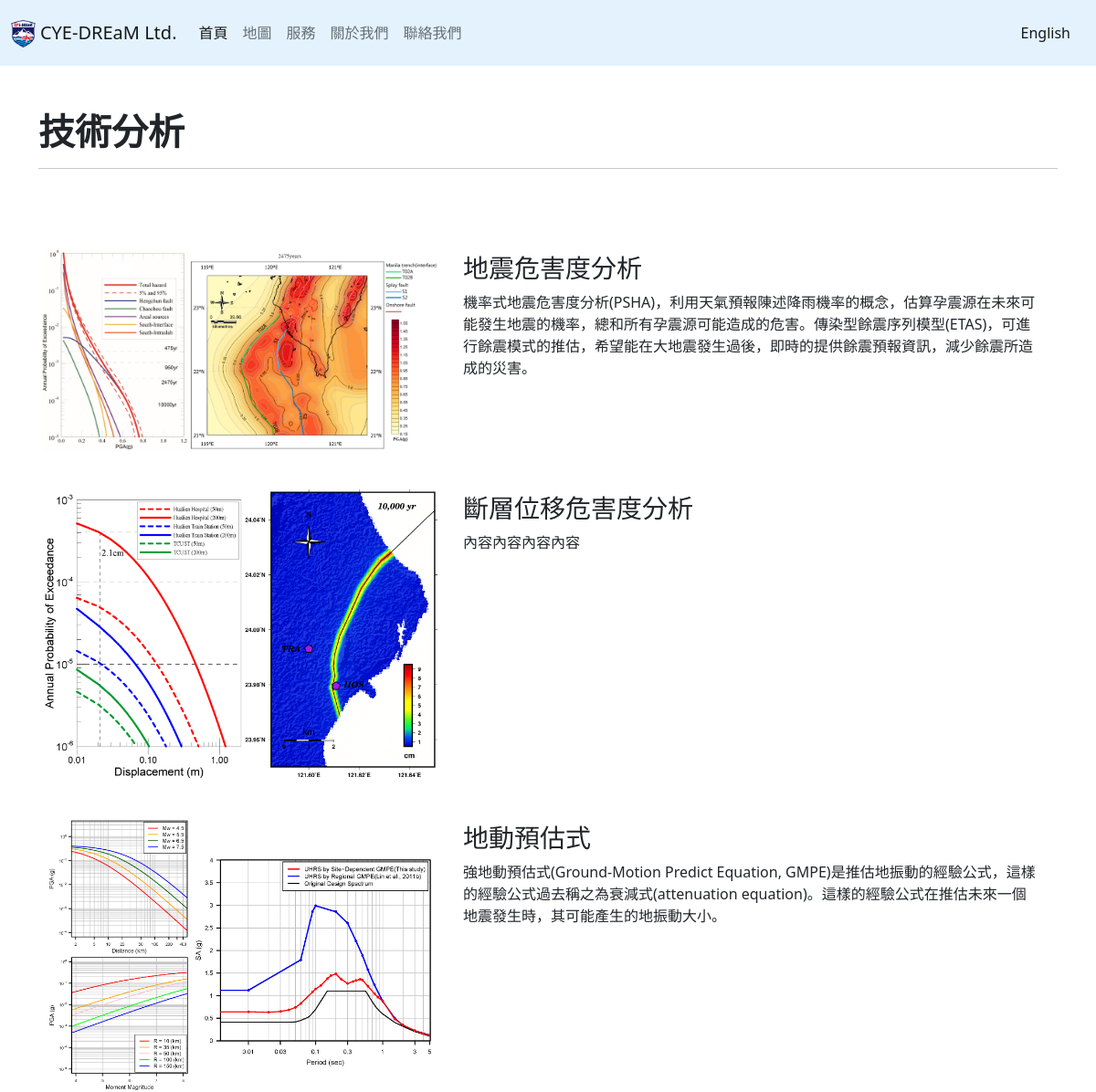
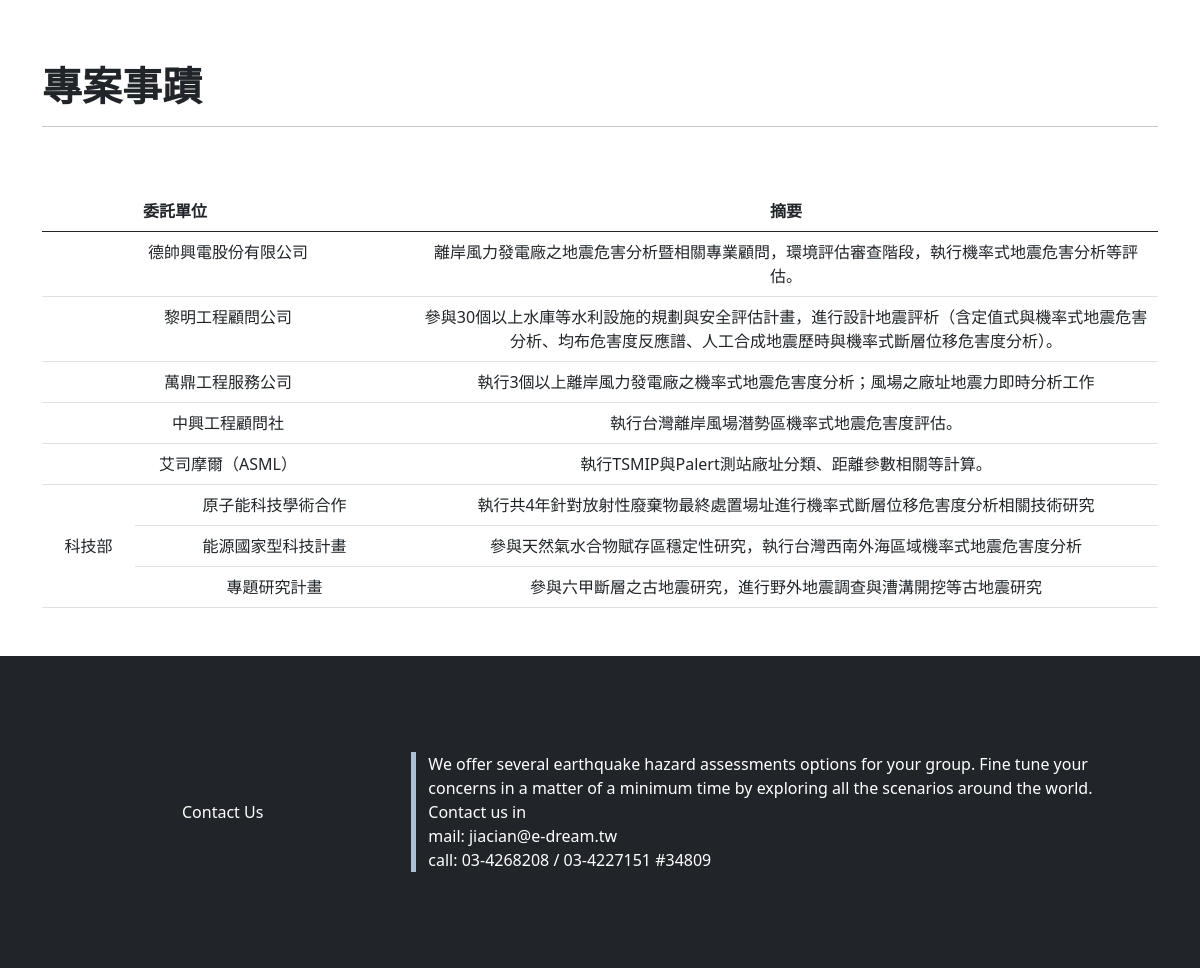
Screenshot of /Service/ with the database file from the repository (2 pictures, top to bottom).
### service/models.py (models this page shows, shortened)
class Service_Title(models.Model):
    name = models.CharField('公司名稱', max_length=50)
    logo= models.ImageField("公司logo",storage=OverwriteStorage(),upload_to='',blank=True)
    title1 = models.CharField('主題名稱1', max_length=50)
    title2 = models.CharField('主題名稱2', max_length=50)
    bottom_title=models.CharField('底部標題', max_length=20,blank=True)
    bottom_content=models.TextField('底部內容', max_length=300,blank=True)
    bottom_email=models.CharField('底部email', max_length=100,blank=True)
    bottom_phone=models.CharField('底部連絡電話', max_length=50,blank=True)

class Service(models.Model):
    title = models.CharField('標題', max_length=50)
    content=models.TextField("內容", max_length=200,blank=True)
    pic_url = models.ImageField("照片",storage=OverwriteStorage(),upload_to='Service/service_image',blank=True)

class Experience(models.Model):
    title = models.CharField('委託單位', max_length=50)
    content=models.TextField("摘要", max_length=500,blank=True)

class NSTC_project(models.Model):
    project=models.CharField('計畫', max_length=50)
    content=models.TextField("摘要", max_length=500,blank=True)

### service/views.py (the view)
# urls.py: path('', views.showService),
def showService(request):
    title=Service_Title.objects.all()
    service=Service.objects.all()
    experience=Experience.objects.all()
    NSTC=NSTC_project.objects.all()
    return render(request,"Service.html",{"service_title":title,"service_content":service,"experience_content":experience,"NSTC_project":NSTC})

### templates/Service.html (shortened to what this page needs)
{% load static %}
<!DOCTYPE html>
<html lang="en">
<head>
    <link href="https://cdn.jsdelivr.net/npm/bootstrap@5.0.2/dist/css/bootstrap.min.css" rel="stylesheet"
>
    <link rel="stylesheet" href="{% static 'css/HomePage.css' %}">
</head>
{% for Service in service_title %}
<body>
    <nav class="navbar navbar-expand-lg navbar-light" style='background-color: #e3f2fd;'>
        <div class="container-xxl">
            <a class="navbar-brand" href="..">
                <img src="../static/assets/{{ Service.logo }}" alt="" height="30"
                    class="d-inline-block align-text-top">
                {{ Service.name }}</a>
            <div class="collapse navbar-collapse" id="navbarSupportedContent">
                <ul class="navbar-nav me-auto mb-2 mb-lg-0">
                    <li class="nav-item">
                        <a class="nav-link active" aria-current="page" href="..">首頁</a>
                    </li>
                    <li class="nav-item">
                        <a class="nav-link" href="../MapPage">地圖</a>
                    </li>
                    <li class="nav-item">
                        <a class="nav-link" href="">服務</a>
                    </li>
                    <li class="nav-item">
                        <a class="nav-link" href="../AboutUs">關於我們</a>
                    </li>
                    <li class="nav-item">
                        <a class="nav-link" href="../Contact">聯絡我們</a>
                    </li>
                </ul>
                <span class="navbar-text">
                    <a class="nav-link" href="en">English</a>
                </span>
            </div>
        </div>
    </nav>
    <div class="container">
        <h1 class="display-6 fw-bold mt-5">{{Service.title1}}</h1>
        <hr>
        <br>
        <br>
        {% for service in service_content %}
            <div class="column mt-lg-1">
                <div class="row col-12 col-md-12 mt-1">
                    <div class="col-12 col-md-5 mt-1 p-3">
                        <img src="../static/assets/{{ service.pic_url }}" class="img-fluid" style="width:100%">
                    </div>
                    <div class="col-12 col-md-7 mt-4">
                        <h3>{{service.title}}</h3>
                        <p>{{service.content}}</p>
                    </div>
                </div>
            </div>
        {% endfor %}
        <h1 class="display-6 fw-bold mt-5">{{Service.title2}}</h1>
        <hr>
        <br>
        <br>
        <table class="table">
            <thead>
                <tr>
                    <th class="col-1"></th>
                    <th class="col-3">委託單位</th>
                    <th class="col-8 text-center">摘要</th>
                </tr>
            </thead>
            <tbody>
                {% for experience in experience_content %}
                    <tr>
                        <td colspan="2" class="text-center">{{experience.title}}</td>
                        <td class="text-center">{{experience.content}}</td>
                    </tr>
                {% endfor %}
                <td rowspan="4" class="align-middle text-center">科技部</td>
                {% for project in NSTC_project %}
                    <tr>
                        <td class="text-center">{{project.project}}</td>
                        <td class="text-center">{{project.content}}</td>
                    </tr>
                {% endfor %}
            </tbody>
        </table>
    </div>
    <footer class="bd-footer py-4 py-md-5 mt-5 bg-dark">
        <div class="container py-4 py-md-5 px-4 px-md-3">
            <div class="row align-items-center">
                <div class="text-center col-4 col-md-4" style="color:white">{{Service.bottom_title}}</div>
                <div class="text-left col-8 col-md-8" id="Contact" style="color:white">
                    {{Service.bottom_content}}<br>
                    mail: {{Service.bottom_email}}<br>
                    call: {{Service.bottom_phone}}
                </div>
            </div>
        </div>
    </footer>
</body>
{% endfor %}
</html>

### statics/css/HomePage.css (style rules this page uses)
.row #Contact { border-left: solid #ACC0D8 5px; }

### rows the page displays
Service_Title: logo (picture), name "CYE-DREaM Ltd.", title1 "技術分析", title2 "專案事蹟", bottom_title "Contact Us", bottom_content "We offer several earthquake hazard assessments options for your group. Fine tune your concerns in a matter of a minimum time by exploring all the scenarios around the world. Contact us in", bottom_email "jiacian@e-dream.tw", bottom_phone "03-4268208 / 03-4227151 #34809"
Service: pic_url (picture), title "地震危害度分析", content "機率式地震危害度分析(PSHA)，利用天氣預報陳述降雨機率的概念，估算孕震源在未來可能發生地震的機率，總和所有孕震源可能造成的危害。傳染型餘震序列模型(ETAS)，可進行餘震模式的推估，希望能在大地震發生過後，即時的提供餘震預報資訊，減少餘震所造成的災害。"
Service: pic_url (picture), title "斷層位移危害度分析", content "內容內容內容內容"
Service: pic_url (picture), title "地動預估式", content "強地動預估式(Ground-Motion Predict Equation, GMPE)是推估地振動的經驗公式，這樣的經驗公式過去稱之為衰減式(attenuation equation)。這樣的經驗公式在推估未來一個地震發生時，其可能產生的地振動大小。"
Experience: title "德帥興電股份有限公司", content "離岸風力發電廠之地震危害分析暨相關專業顧問，環境評估審查階段，執行機率式地震危害分析等評估。"
Experience: title "黎明工程顧問公司", content "參與30個以上水庫等水利設施的規劃與安全評估計畫，進行設計地震評析（含定值式與機率式地震危害分析、均布危害度反應譜、人工合成地震歷時與機率式斷層位移危害度分析）。"
Experience: title "萬鼎工程服務公司", content "執行3個以上離岸風力發電廠之機率式地震危害度分析；風場之廠址地震力即時分析工作"
Experience: title "中興工程顧問社", content "執行台灣離岸風場潛勢區機率式地震危害度評估。"
Experience: title "艾司摩爾（ASML）", content "執行TSMIP與Palert測站廠址分類、距離參數相關等計算。"
NSTC_project: project "原子能科技學術合作", content "執行共4年針對放射性廢棄物最終處置場址進行機率式斷層位移危害度分析相關技術研究"
NSTC_project: project "能源國家型科技計畫", content "參與天然氣水合物賦存區穩定性研究，執行台灣西南外海區域機率式地震危害度分析"
NSTC_project: project "專題研究計畫", content "參與六甲斷層之古地震研究，進行野外地震調查與漕溝開挖等古地震研究"
